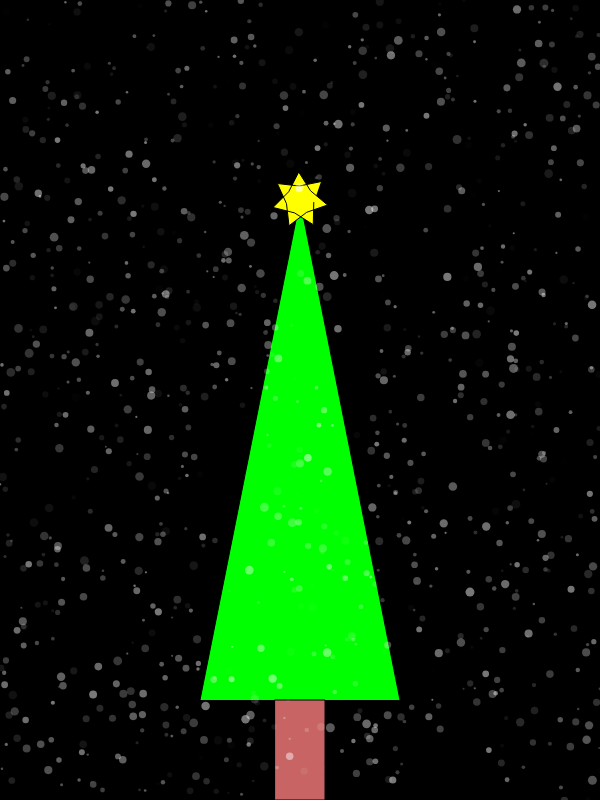
Frame 1 (no input)
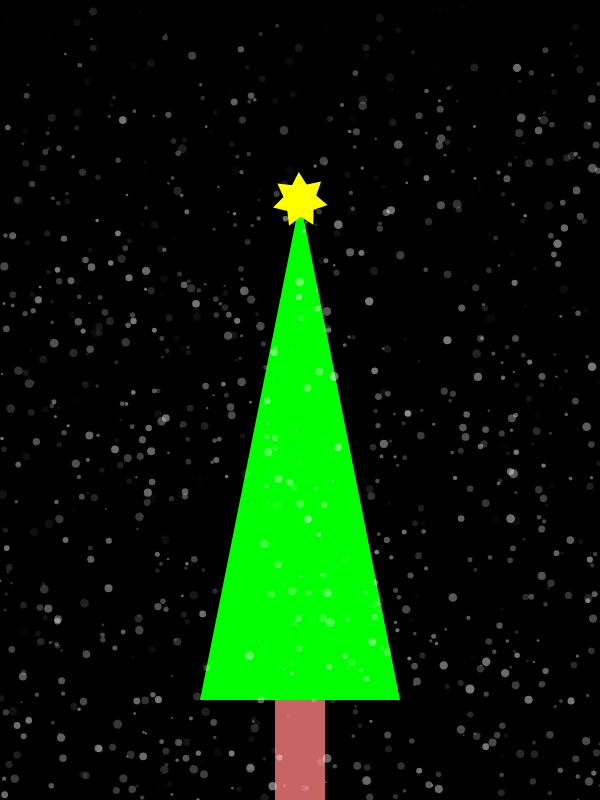
Frame 60 (no input)
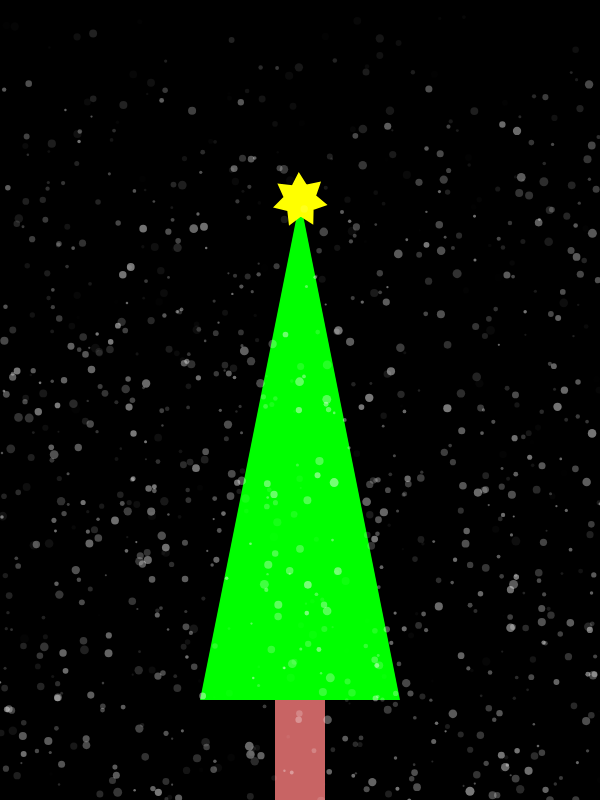
Frame 120 (the mouse pressed at the canvas centre since frame 60)

The p5.js sketch that drew these frames (run headless with seeded random() and noise() and a simulated clock; from frame 60 on, the mouse is pressed at the canvas centre):

// p5.js sketch
// ── sketch.js
class SnowFlake {
    constructor(x, y, z) {
        this.x = x;
        this.y = y;
        this.z = z;
        this.radius = z * 7 + 2;
        this.pos = createVector(x, y);
        //this.angle = random(0, 2 * PI);
        this.createVector();
        this.acc = [0, 0.001];
    }

    createVector() {
        this.z = random(0, 1);
        let speed = random(1, 3) * this.z;
        this.vel = createVector(0, speed);
        this.acc = [0, random(0.001, 0.005)];
    }

    draw() {
        //Bounds checking
        if (this.pos.y > height) {
            this.pos.y = random(0, height);
            this.createVector();
        }

        this.vel.add(this.acc);
        this.vel.limit(5);
        this.pos.add(this.vel);

        noStroke();
        fill(255, this.z * 120);
        rectMode(CENTER);
        ellipse(this.pos.x, this.pos.y, this.radius);
    }

}

class ChristmasTree {
    constructor() {
        this.stemWidth = 50;
        this.stemHeight = 100;
        this.treeWidth = 200;
        this.treeHeight = 500;

    }

    draw() {
        var topTree = createVector(width/2,height-this.stemHeight-this.treeHeight);
        beginShape();
        fill(0,255,0);
        vertex(width/2-this.treeWidth/2, height-this.stemHeight);
        vertex(topTree.x,topTree.y);
        vertex(width/2+this.treeWidth/2, height-this.stemHeight);
        endShape();

        fill(255,255,0);
        beginShape();
        let step = 2 * PI / 7;
        for(let i = 0; i < 14; i++) {
            let rad = 7 * (2*(i%2+1));
            let offset = -step/5;
            vertex(topTree.x + cos(step*i-offset) * rad, topTree.y + sin(step * i-offset)* rad);
        }
        endShape();
        fill(200, 100, 100);
        rectMode(CORNER);
        rect(width / 2 - this.stemWidth / 2, height - this.stemHeight, this.stemWidth, this.stemHeight);
    }
}

//variables
let snowballs;
let cmtree;
let hmsnowballs;

function setup() {
    createCanvas(600, 800);
    background(0);
    hmsnowballs = 1000;
    snowballs = new Array(snowballs);
    for (let i = 0; i < hmsnowballs; i++) {
        snowballs[i] = new SnowFlake(random(0, width), random(0, height), random(0, 1));
    }

    cmtree = new ChristmasTree();

}

function draw() {
    clear();
    background(0);

    //draw christmas tree
    cmtree.draw();
    //draw snow
    snowballs.map(function (x) {
        x.draw();
    });


}
